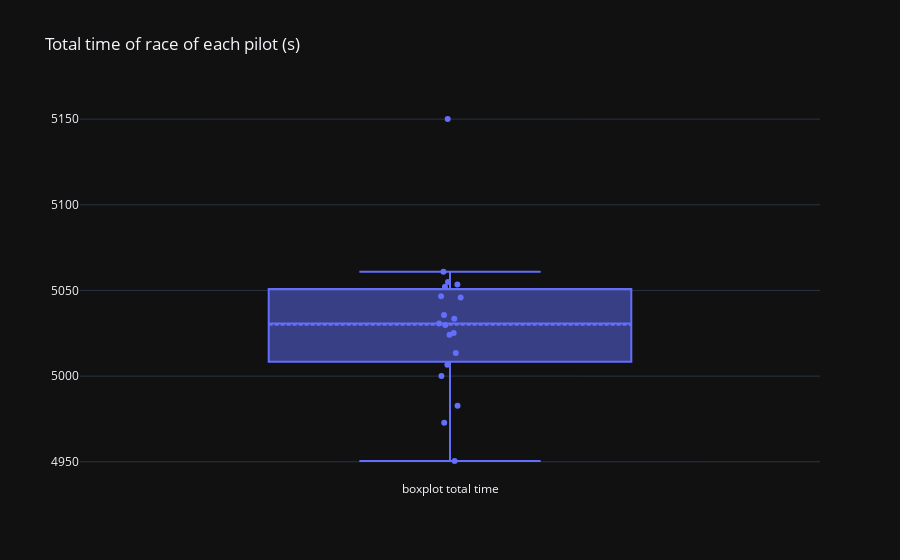

Source (notebook cell):
### Code cell
fig = go.Figure(layout=go.Layout(title="Total time of race of each pilot (s)", template="plotly_dark"))
fig.add_trace(go.Box(y=last_gp["time"], name="boxplot total time", boxpoints="all", jitter=0.1, pointpos=0, boxmean=True, text=last_gp["pilot"]))

### Figure 1 — Plotly figure (JSON) as saved in the notebook; plotly's stock layout.template omitted (floating-point values rounded to 4 significant figures)
{"data": [{"boxmean": true, "boxpoints": "all", "jitter": 0.1, "name": "boxplot total time", "pointpos": 0, "text": ["dev", "ver", "per", "lec", "ham", "alo", "rus", "nor", "oco", "str", "tsu", "gas", "bot", "zho", "alb", "mag", "ric", "sar", "hul", "sai", "pia"], "type": "box", "y": [5150.0, 4950.0, 4973.0, 4983.0, 5000.0, 5007.0, 5014.0, 5024.0, 5025.0, 5030.0, 5031.0, 5034.0, 5036.0, 5046.0, 5047.0, 5052.0, 5054.0, 5055.0, 5061.0, null, null]}], "layout": {"title": {"text": "Total time of race of each pilot (s)"}}}
